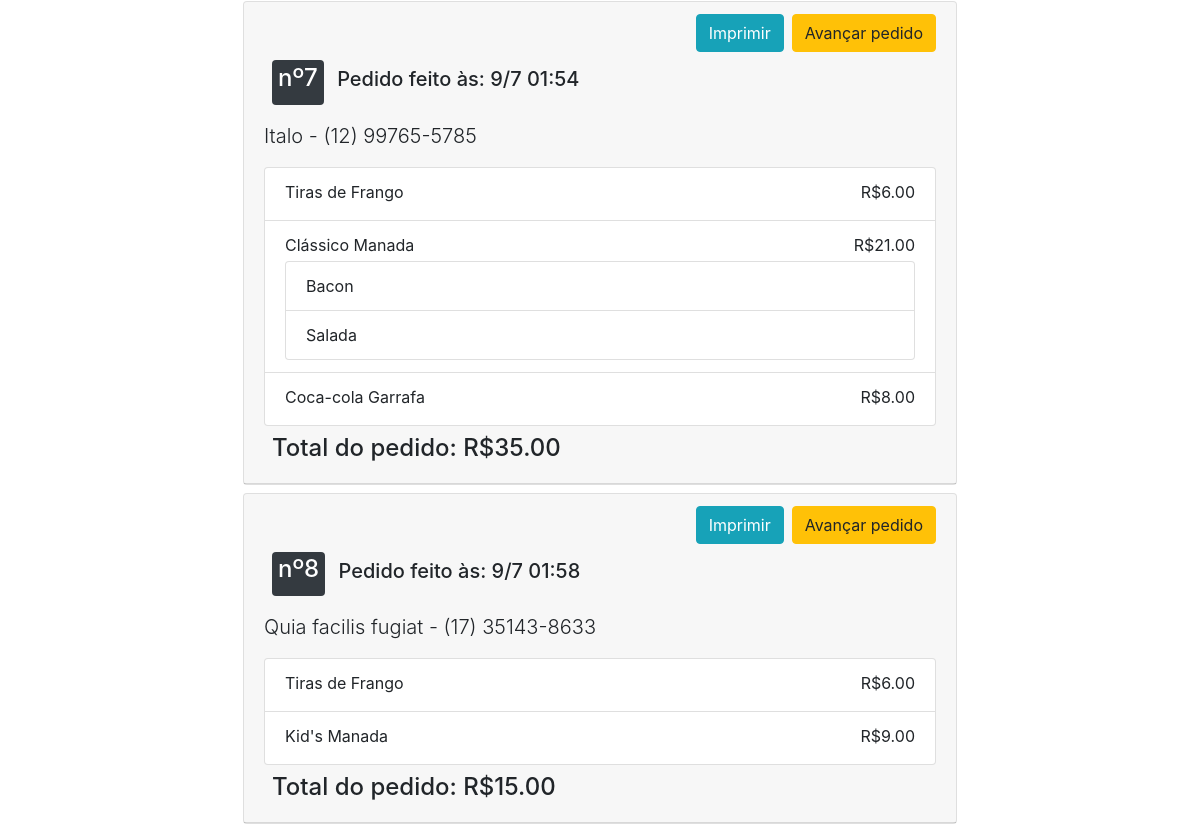
The page /carrinho/ (signed in, lower part) on the database as committed earlier.
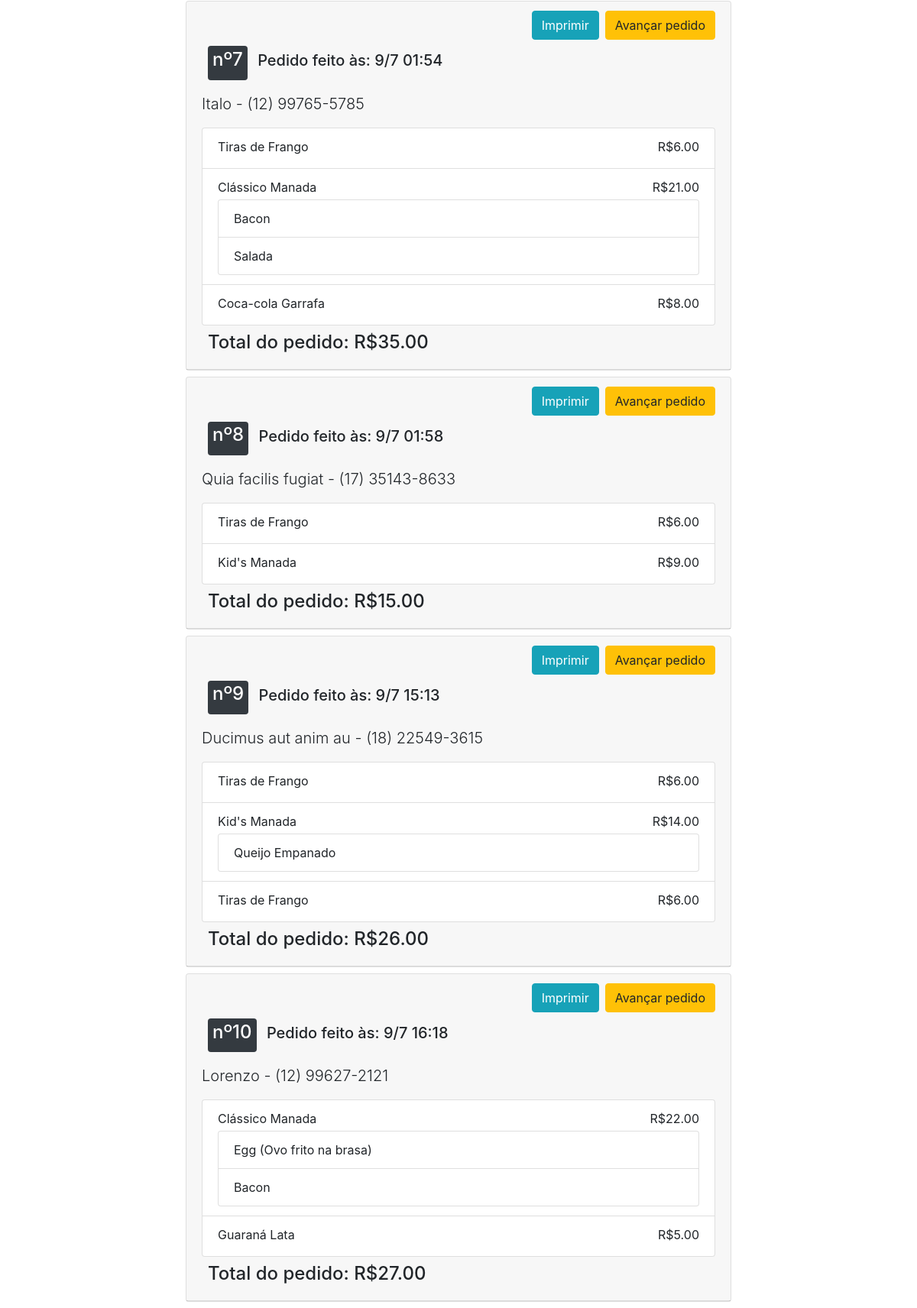
The same page on the database as committed later.
### Manada/pedidos/models.py (models this page shows, shortened)
class carrinho(models.Model):
    statusDoCarrinho = [("0","Pedido não-concluido pelo cliente"),("1","Pedido enviado ao restaurante"),("2","Pedido em preparo"),("3","Pedido concluido")]
    telefone = models.CharField(max_length=30)
    created = models.DateTimeField(auto_now_add=True, editable=False)
    last_updated = models.DateTimeField(auto_now=True, editable=False)
    nome = models.CharField(max_length=50)
    status = models.CharField(max_length=30, choices = statusDoCarrinho, default="0")
    class Meta:
        pass
    def __str__(self):
        return str(self.pk)
    def get_valor_carrinho(self):
        sum = 0
        for i in self.item.all():
            sum += i.get_valor_item()
        return sum

class itemDoCarrinho(models.Model):
    referenciaOpcionais = models.ManyToManyField(opcionais, related_name='itemdocarrinho')
    referenciaCardapio = models.ForeignKey("pedidos.cardapio", on_delete=models.CASCADE, related_name = 'item')
    referenciaCarrinho = models.ForeignKey("pedidos.carrinho", on_delete=models.CASCADE, related_name='item')
    last_updated = models.DateTimeField(auto_now=True, editable=False)
    created = models.DateTimeField(auto_now_add=True, editable=False)
    class Meta:
        pass
    def get_valor_item(self):
        return self.referenciaCardapio.preco + int(self.referenciaOpcionais.aggregate(Sum("preco"))['preco__sum'] or 0)

class cardapio(models.Model):
    tiposDoCardapio = (("Lanches","Lanches"), ("Bebidas","Bebidas"),("Porções","Porções"))
    last_updated = models.DateTimeField(auto_now=True, editable=False)
    preco = models.DecimalField(decimal_places=2, max_digits=5)
    nome = models.CharField(max_length=100)
    created = models.DateTimeField(auto_now_add=True, editable=False)
    tipoDoItem = models.CharField(max_length=30, choices = tiposDoCardapio)
    descricao = models.CharField(max_length=250)
    imagem = models.URLField(blank= True)
    class Meta:
        pass

class opcionais(models.Model):
    tiposDoCardapio = (("Lanches","Lanches"), ("Bebidas","Bebidas"),("Porções","Porções"))
    last_updated = models.DateTimeField(auto_now=True, editable=False)
    created = models.DateTimeField(auto_now_add=True, editable=False)
    nome = models.CharField(max_length=100)
    preco = models.DecimalField(decimal_places=2, max_digits=5)
    tipoDoItem = models.CharField(max_length=30, choices = tiposDoCardapio)
    class Meta:
        pass

### Manada/pedidos/views.py (the view)
# urls.py: path("carrinho/", staff_member_required(views.carrinhoListView.as_view()), name="pedidos_carrinho_list"),
class carrinhoListView(generic.ListView):
    model = models.carrinho
    form_class = forms.carrinhoForm
    def get_queryset(self):
        return self.model.objects.exclude(status="0")

### Manada/templates/pedidos/carrinho_list.html (shortened to what this page needs)
{% extends "base.html" %}
{% block content %}
<div class="container">
	<div class="row">
		<div class="col-md-8 mx-auto">
    {% for obj in object_list|dictsort:"status" %}
      <div class="card m-2">
        <div class="card-header">
          <div class="d-flex justify-content-end">
            <button onclick="PrintElem('card-{{obj}}')" class="btn btn-info mr-2">Imprimir</button>
            <a href="{% url 'pedidos_carrinho_status' obj %}" class="btn btn-warning">Avançar pedido</a>
          </div>
          <div class="d-flex flex-column justify-content-start" id="card-{{obj}}">
            <div class="d-flex align-items-start flex-column">
              <h5> <span class="badge badge-dark m-2"><h4>nº{{obj}}</h4></span> Pedido feito às: {{obj.created|date:"j/n H:i"}}</h5>
              <p class="lead">{{obj.nome}} - {{obj.telefone}}</p>
            </div>
            <ul class="list-group">
              {% for item in obj.item.all  %}
                <li class="list-group-item">
                  {{item.referenciaCardapio.nome}}
                  <span class="float-right ml-2">R${{item.get_valor_item}}</span>
                  {% if item.referenciaOpcionais %}
                  <ul class="list-group mt-1">
                    {% for opt in item.referenciaOpcionais.all  %}
                      <li class="list-group-item">{{opt.nome}}</li>
                    {% endfor %}
                  </ul>
                </li>
                {% else %}
                </li>
                {% endif %}
              {% endfor %}
            </ul>
            <h4 class="m-2">Total do pedido: R${{obj.get_valor_carrinho}}</h4>
          </div>
        </div>
      </div>
    {% endfor %}
		</div>
	</div>
</div>
{% endblock %}

Rows that differ between the two databases and show on the page:
added carrinho: id "9", created "9/7 15:13", nome "Ducimus aut anim au", telefone "(18) 22549-3615", get_valor_carrinho "26.00"
added itemDoCarrinho: referenciaCardapio.nome "Tiras de Frango", get_valor_item "6.00", shown under "9"
added itemDoCarrinho: referenciaCardapio.nome "Kid's Manada", get_valor_item "14.00", shown under "9"
now on this page (row unchanged): opcionais: nome "Queijo Empanado", shown under "Kid's Manada"
added itemDoCarrinho: referenciaCardapio.nome "Tiras de Frango", get_valor_item "6.00", shown under "9"
added carrinho: id "10", created "9/7 16:18", nome "Lorenzo", telefone "(12) 99627-2121", get_valor_carrinho "27.00", opcionais (nome "Bacon")
added itemDoCarrinho: referenciaCardapio.nome "Clássico Manada", get_valor_item "22.00", opcionais (nome "Bacon"), shown under "10"
now on this page (row unchanged): opcionais: nome "Egg (Ovo frito na brasa)", shown under "Clássico Manada"
added itemDoCarrinho: referenciaCardapio.nome "Guaraná Lata", get_valor_item "5.00", shown under "10"
